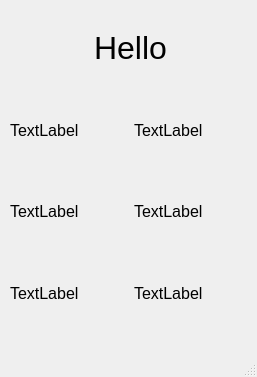
<?xml version="1.0" encoding="UTF-8"?>
<ui version="4.0">
 <class>StudentWindow</class>
 <widget class="QMainWindow" name="StudentWindow">
  <property name="geometry">
   <rect>
    <x>0</x>
    <y>0</y>
    <width>257</width>
    <height>377</height>
   </rect>
  </property>
  <property name="windowTitle">
   <string>MainWindow</string>
  </property>
  <widget class="QWidget" name="centralwidget">
   <widget class="QWidget" name="gridLayoutWidget">
    <property name="geometry">
     <rect>
      <x>10</x>
      <y>10</y>
      <width>241</width>
      <height>321</height>
     </rect>
    </property>
    <layout class="QGridLayout" name="gridLayout">
     <item row="1" column="0">
      <widget class="QLabel" name="label11">
       <property name="font">
        <font>
         <pointsize>12</pointsize>
        </font>
       </property>
       <property name="text">
        <string>TextLabel</string>
       </property>
      </widget>
     </item>
     <item row="2" column="0">
      <widget class="QLabel" name="label21">
       <property name="font">
        <font>
         <pointsize>12</pointsize>
        </font>
       </property>
       <property name="text">
        <string>TextLabel</string>
       </property>
      </widget>
     </item>
     <item row="3" column="0">
      <widget class="QLabel" name="label31">
       <property name="font">
        <font>
         <pointsize>12</pointsize>
        </font>
       </property>
       <property name="text">
        <string>TextLabel</string>
       </property>
      </widget>
     </item>
     <item row="2" column="1">
      <widget class="QLabel" name="label22">
       <property name="font">
        <font>
         <pointsize>12</pointsize>
        </font>
       </property>
       <property name="text">
        <string>TextLabel</string>
       </property>
      </widget>
     </item>
     <item row="1" column="1">
      <widget class="QLabel" name="label12">
       <property name="font">
        <font>
         <pointsize>12</pointsize>
        </font>
       </property>
       <property name="text">
        <string>TextLabel</string>
       </property>
      </widget>
     </item>
     <item row="3" column="1">
      <widget class="QLabel" name="label32">
       <property name="font">
        <font>
         <pointsize>12</pointsize>
        </font>
       </property>
       <property name="text">
        <string>TextLabel</string>
       </property>
      </widget>
     </item>
     <item row="0" column="0" colspan="2">
      <widget class="QLabel" name="label">
       <property name="enabled">
        <bool>true</bool>
       </property>
       <property name="font">
        <font>
         <pointsize>24</pointsize>
        </font>
       </property>
       <property name="text">
        <string>Hello</string>
       </property>
       <property name="alignment">
        <set>Qt::AlignCenter</set>
       </property>
      </widget>
     </item>
    </layout>
   </widget>
  </widget>
  <widget class="QMenuBar" name="menubar">
   <property name="geometry">
    <rect>
     <x>0</x>
     <y>0</y>
     <width>257</width>
     <height>26</height>
    </rect>
   </property>
  </widget>
  <widget class="QStatusBar" name="statusbar"/>
 </widget>
 <resources/>
 <connections/>
</ui>
